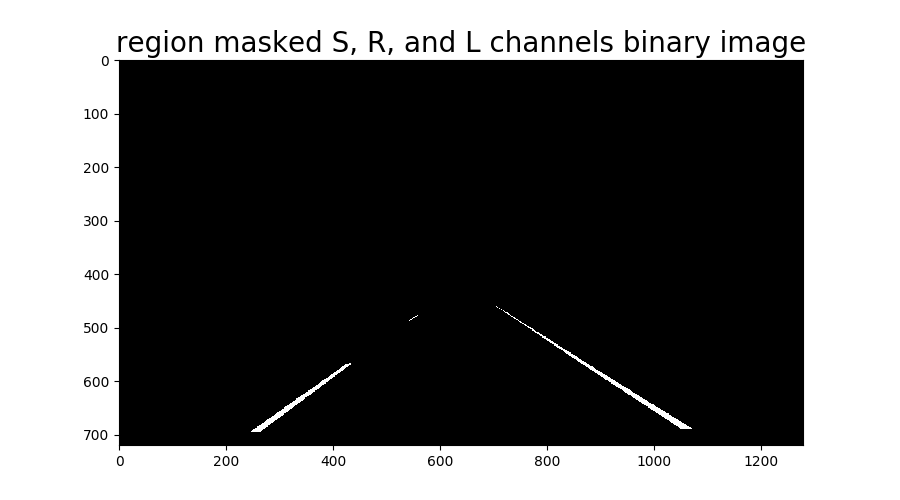
#> input picture output_images/3_thresh+reg_mask_images/straight_lines2.png, 900 x 500 px, given in place of straight_lines2.jpg, which was not available
$ python thresh_and_region_test.py   (older library calls are emulated)
#> lines starting #> are read from the running program, lines starting #| are printed output that depends on the picture; after the words box and inside, x2 and y2 are one past the last pixel; in counts of white or black regions, pixels touching at a corner belong together; pictures that were not available may be replaced by others from this repository, and a replacement may not be noted
### image_utils/image_thresholder.py
import numpy as np
import cv2


def gray_binary_thresh(rgb_image, thresh_min, thresh_max):
    gray = cv2.cvtColor(rgb_image, cv2.COLOR_RGB2GRAY)
    binary = np.zeros_like(gray)
    binary[(gray > thresh_min) & (gray <= thresh_max)] = 1
    return binary


# [22 lines left out: functions sobel_gray_thresh, red_channel_sobol_thresh, not called in this run]


def red_channel_thresh(rgb_img, thresh_min, thresh_max):
    R = rgb_img[:, :, 0]

    binary_img = np.zeros_like(R)
    binary_img[(R > thresh_min) & (R <= thresh_max)] = 1
    return binary_img


def s_channel_thresh(rgb_img, thresh_min, thresh_max):
    HLS = cv2.cvtColor(rgb_img, cv2.COLOR_RGB2HLS)
    S = HLS[:, :, 2]

    binary_img = np.zeros_like(S)
    binary_img[(S > thresh_min) & (S <= thresh_max)] = 1
    return binary_img


def l_channel_thresh(rgb_img, thresh_min, thresh_max):
    HLS = cv2.cvtColor(rgb_img, cv2.COLOR_RGB2HLS)
    L = HLS[:, :, 1]

    binary_img = np.zeros_like(L)
    binary_img[(L > thresh_min) & (L <= thresh_max)] = 1
    return binary_img


def combined_thresh(rgb_img):
    red_binary = red_channel_thresh(rgb_img, thresh_min=200, thresh_max=255)
    s_binary = s_channel_thresh(rgb_img, thresh_min=110, thresh_max=255)
    l_binary = l_channel_thresh(rgb_img, thresh_min=110, thresh_max=255)
    gray_binary = gray_binary_thresh(rgb_img, thresh_min=200, thresh_max=255)

    return (s_binary & red_binary) | (l_binary & gray_binary)

### image_utils/perspective_transformer.py
import numpy as np
import cv2


# [50 lines left out: functions make_perspective_transform, make_rgb_perspective_transform, source_points, destination_points, not called in this run]


def region_mask_points(gray_image):
    x_size = gray_image.shape[1]
    y_size = gray_image.shape[0]
    bottom_left = (x_size * 0.05, y_size)
    top_left = (x_size * .45, y_size * .6)
    top_right = (x_size * .55, y_size * .6)
    bottom_right = (x_size * 0.95, y_size)
    src_points = np.array(
        [
            [
                bottom_left,
                top_left,
                top_right,
                bottom_right

            ]

        ],
        dtype=np.int32
    )
    return src_points

### image_utils/region_masker.py
import cv2
import numpy as np
import image_utils.perspective_transformer as pt


def make_region_of_interest(gray_image):
    vertices = pt.region_mask_points(gray_image=gray_image)
    mask = np.zeros_like(gray_image)
    ignore_mask_color = 255

    cv2.fillPoly(mask, vertices, ignore_mask_color)
    masked_edges = cv2.bitwise_and(gray_image, mask)
    return masked_edges

### image_utils/tests/thresh_and_region_test.py
import numpy as np
import matplotlib.pyplot as plt
import cv2

import image_utils.image_thresholder as it
import image_utils.region_masker as rm

from pylab import rcParams
rcParams['figure.figsize'] = 9, 5

mtx = np.load('../../camera_calibration/saved_data_to_calibrate_images/mtx.npy')
#> (reads camera_calibration/saved_data_to_calibrate_images/mtx.npy from the repository)
dist = np.load('../../camera_calibration/saved_data_to_calibrate_images/dist.npy')
#> (reads camera_calibration/saved_data_to_calibrate_images/dist.npy from the repository)

# load in the image files using glob
file_name = 'straight_lines2.jpg'
bgr_image = cv2.imread('../../test_images/' + file_name)
#> bgr_image is the input picture: shape (500, 900, 3); min 0, max 255, mean 103
rgb_image = cv2.cvtColor(bgr_image, cv2.COLOR_BGR2RGB)
undistorted_image = cv2.undistort(rgb_image, mtx, dist, None, mtx)
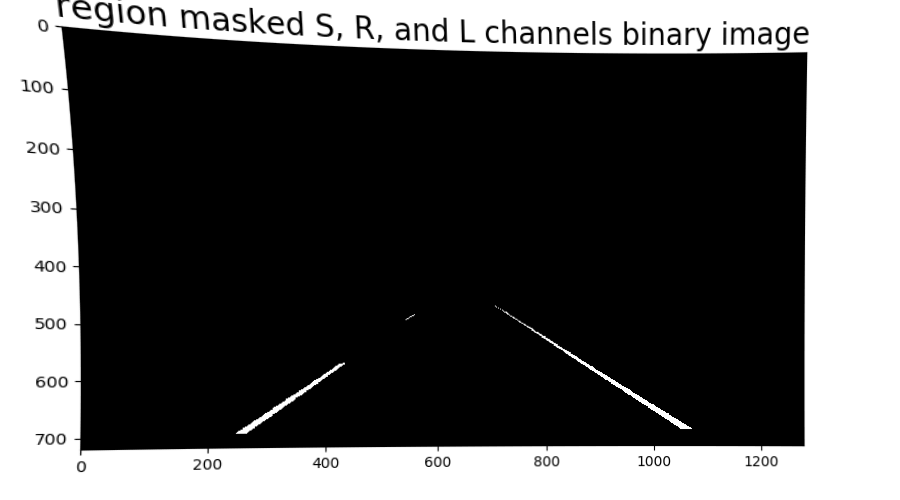
#> undistorted_image: shape (500, 900, 3); min 0, max 255, mean 86.6

binary_img = it.combined_thresh(rgb_img=undistorted_image)
#> in combined_thresh, `red_binary = red_channel_thresh(rgb_img, thresh_min=200, thresh_max=255)`:
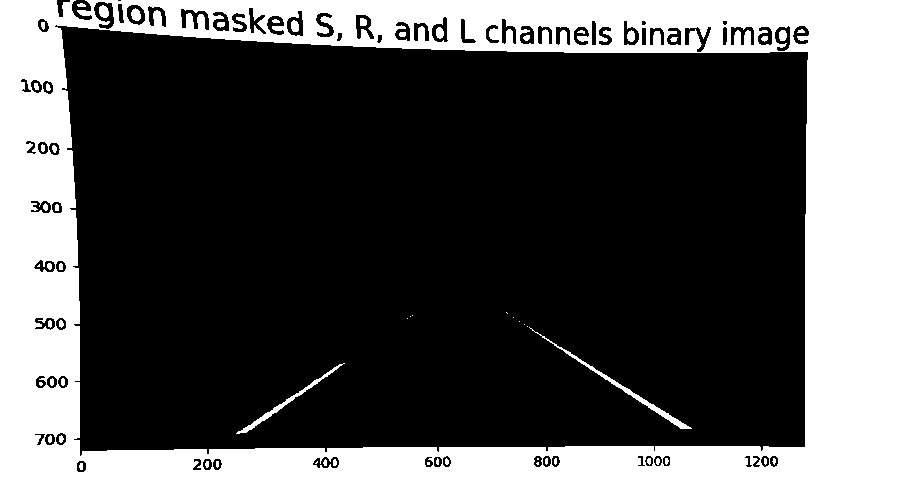
#> red_binary: shape (500, 900); values 0 (black) and 1 (white), 33.2% white; 62 white regions (20 under 20 px), largest, box (x1, y1, x2, y2) and area: (0, 0, 900, 500) 146681, (529, 327, 692, 429) 697, (236, 363, 345, 434) 490
#> in s_channel_thresh, `HLS = cv2.cvtColor(rgb_img, cv2.COLOR_RGB2HLS)`: HLS: shape (500, 900, 3); mean of channels 0, 1, 2 0, 86.6, 0
#> in s_channel_thresh, `S = HLS[:, :, 2]`: S: shape (500, 900); every value is 0
#> in combined_thresh, `l_binary = l_channel_thresh(rgb_img, thresh_min=110, thresh_max=255)`:
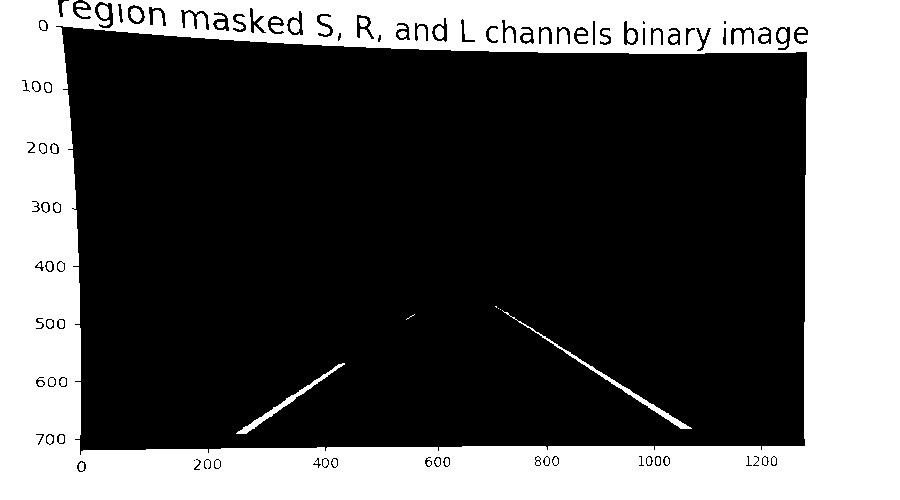
#> l_binary: shape (500, 900); values 0 (black) and 1 (white), 34.2% white; 26 white regions (4 under 20 px), largest, box (x1, y1, x2, y2) and area: (0, 0, 900, 500) 151434, (502, 310, 692, 429) 760, (236, 363, 345, 434) 596

region_masked_image = rm.make_region_of_interest(gray_image=binary_img)
#> in make_region_of_interest, `vertices = pt.region_mask_points(gray_image=gray_image)`: vertices = [[45, 500], [405, 300], [495, 300], [855, 500]]
#> in make_region_of_interest, `cv2.fillPoly(mask, vertices, ignore_mask_color)`:
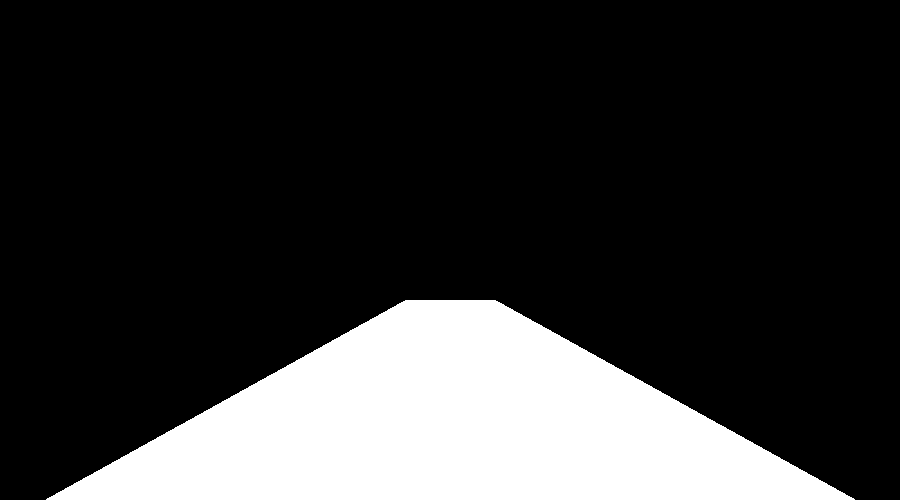
#> mask: shape (500, 900); 20% white; 1 white region, box (x1, y1, x2, y2) and area: (46, 300, 855, 500) 90160
#> in make_region_of_interest, `masked_edges = cv2.bitwise_and(gray_image, mask)`:
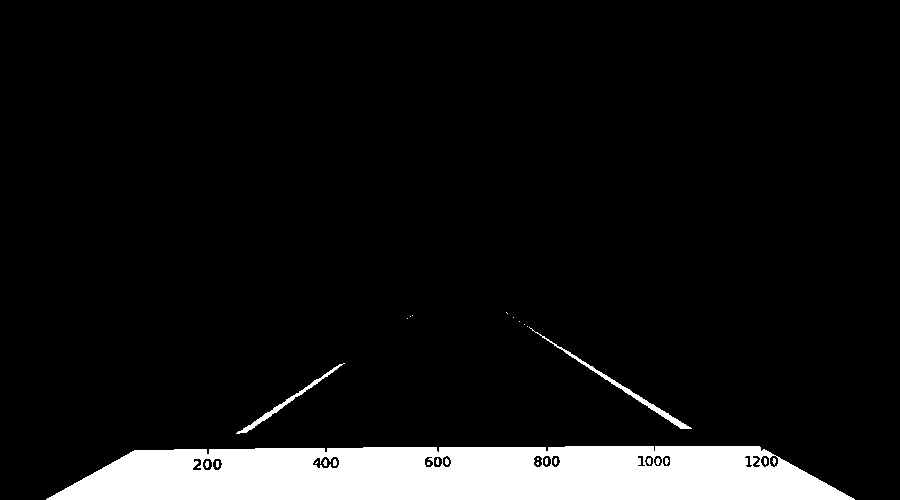
#> masked_edges: shape (500, 900); values 0 (black) and 1 (white), 8.4% white; 28 white regions (18 under 20 px), largest, box (x1, y1, x2, y2) and area: (46, 446, 855, 500) 36446, (529, 327, 692, 429) 697, (236, 363, 345, 434) 490

plt.title('region masked S, R, and L channels binary image', fontsize=20)
plt.imshow(region_masked_image, cmap='gray')
# plt.show()
plt.savefig('../../images/3_thresh+reg_mask_images/' + file_name.split('.')[0] + '.png')
